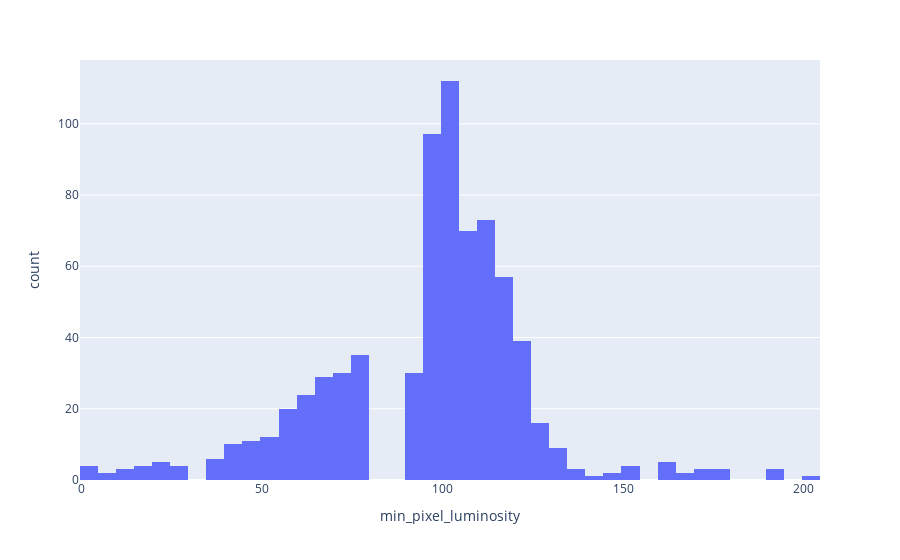

Notebook code cell kept with this figure:
### Markdown cell above
Como visto anteriormente, temos uma quantidade considerável de nulos na coluna 'min_pixel_luminosity' e precisamos tratá-los:

### Code cell
# visualizazr a distribuição dos dados da coluna com nulos ('min_pixel_luminosity')
px.histogram(df, x='min_pixel_luminosity')

### Figure 1 — Plotly figure (JSON) as saved in the notebook; plotly's stock layout.template omitted (floating-point values rounded to 4 significant figures; data arrays with more than 128 entries replaced by an {"elided": "..."} marker saying what was removed)
{"data": [{"alignmentgroup": "True", "bingroup": "x", "hovertemplate": "min_pixel_luminosity=%{x}<br>count=%{y}<extra></extra>", "legendgroup": "", "marker": {"color": "#636efa", "pattern": {"shape": ""}}, "name": "", "offsetgroup": "", "orientation": "v", "showlegend": false, "type": "histogram", "x": {"elided": "967 int values"}, "xaxis": "x", "yaxis": "y"}], "layout": {"barmode": "relative", "legend": {"tracegroupgap": 0}, "margin": {"t": 60}, "xaxis": {"anchor": "y", "domain": [0, 1], "title": {"text": "min_pixel_luminosity"}}, "yaxis": {"anchor": "x", "domain": [0, 1], "title": {"text": "count"}}}}
